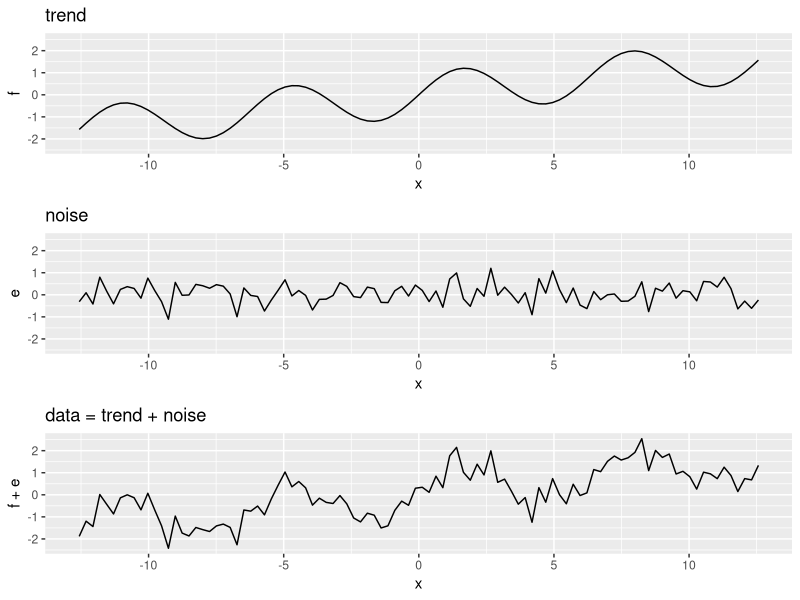

Write the R code that produced this figure. (Note: this script raises an error after producing the figure.)
## ---- chunk 1
img_path <- "img"
## ---- chunk 2
library(tidyverse)
set.seed(1)
n <- 100
x <- seq(-pi*4, pi*4, len = n)
tmp <- data.frame(x = x , f = sin(x) + x/8, e = rnorm(n, 0, 0.5)) 
p1 <- qplot(x, f, main = "trend", ylim = range(tmp$f + tmp$e), data = tmp, geom = "line")
p2 <- qplot(x, e, main = "noise", ylim = range(tmp$f + tmp$e), data = tmp, geom = "line")
p3 <- qplot(x, f + e, main = "data = trend + noise", ylim = range(tmp$f + tmp$e), data = tmp, geom = "line")
gridExtra::grid.arrange(p1, p2, p3)
## ---- chunk 3
library(dslabs)
if (!exists("mnist")) mnist <- read_mnist()
is <- mnist_27$index_train[c(which.min(mnist_27$train$x_1), which.max(mnist_27$train$x_1))]
titles <- c("smallest","largest")
tmp <- lapply(1:2, function(i){
    expand.grid(Row = 1:28, Column = 1:28) |>  
      mutate(label = titles[i],  
             value = mnist$train$images[is[i],])
})
tmp <- Reduce(rbind, tmp)
p1 <- tmp |> ggplot(aes(Row, Column, fill = value)) + 
  geom_raster(show.legend = FALSE) + 
  scale_y_reverse() +
  scale_fill_gradient(low = "white", high = "black") +
  facet_grid(.~label) + 
  geom_vline(xintercept = 14.5) +
  geom_hline(yintercept = 14.5) +
  ggtitle("Largest and smallest x_1")

    
is <- mnist_27$index_train[c(which.min(mnist_27$train$x_2), which.max(mnist_27$train$x_2))]
titles <- c("smallest","largest")
tmp <- lapply(1:2, function(i){
    expand.grid(Row = 1:28, Column = 1:28) |>  
      mutate(label = titles[i],  
             value = mnist$train$images[is[i],])
})
tmp <- Reduce(rbind, tmp)
p2 <- tmp |> ggplot(aes(Row, Column, fill = value)) + 
    geom_raster(show.legend = FALSE) + 
    scale_y_reverse() +
    scale_fill_gradient(low = "white", high = "black") +
    facet_grid(.~label) + 
    geom_vline(xintercept = 14.5) +
    geom_hline(yintercept = 14.5) +
  ggtitle("Largest and smallest x_2")
gridExtra::grid.arrange(p1, p2, ncol = 2)
## ---- chunk 4
library(caret)
library(dslabs)
mnist_27$train |> ggplot(aes(x_1, x_2, color = y)) + geom_point()
## ---- chunk 5
mnist_27$true_p |> 
  ggplot(aes(x_1, x_2, z = p)) +
  geom_raster(aes(fill = p)) +
  scale_fill_gradientn(colors = c("#F8766D", "white", "#00BFC4")) +
  stat_contour(breaks = c(0.5), color = "black")
## ---- chunk 6
fit <- glm(y ~ x_1 + x_2, data = mnist_27$train, family = binomial)
p_hat <- predict(fit, newdata = mnist_27$test, type = "response")
y_hat <- factor(ifelse(p_hat > 0.5, 7, 2))
## ---- chunk 7
p_hat <- predict(fit, newdata = mnist_27$true_p, type = "response")
mnist_27$true_p |> mutate(p_hat = p_hat) |>
  ggplot(aes(x_1, x_2,  z = p_hat)) +
  geom_raster(aes(fill = p_hat)) +
  scale_fill_gradientn(colors = c("#F8766D","white","#00BFC4")) +
  stat_contour(breaks = c(0.5), color = "black") 
## ---- chunk 8
polls_2008 |> ggplot(aes(day, margin)) + geom_point()
## ---- chunk 9
resid <- ifelse(lm(margin~day, data = polls_2008)$resid > 0, "+", "-")
polls_2008 |> 
  mutate(resid = resid) |> 
  ggplot(aes(day, margin)) + 
  geom_smooth(method = "lm", formula = y ~ x, se = FALSE, color = "black") +
  geom_point(aes(color = resid), show.legend = FALSE)
## ---- chunk 10
span <- 3.5
tmp <- polls_2008 |>
  crossing(center = polls_2008$day) |>
  mutate(dist = abs(day - center)) |>
  filter(dist <= span) 

tmp |> filter(center %in% c(-125, -55)) |>
  ggplot(aes(day, margin)) +   
  geom_point(data = polls_2008, size = 3, alpha = 0.5, color = "grey") +
  geom_point(size = 2) +    
  geom_smooth(aes(group = center), 
              method = "lm", formula = y ~ 1, se = FALSE) +
  facet_wrap(~center)
## ---- chunk 11
library(gganimate)
span <- 7
fit <- with(polls_2008, ksmooth(day, margin, kernel = "box", x.points = day, bandwidth = span))
bin_fit <- data.frame(x = fit$x, .fitted = fit$y)
  
if (!file.exists(file.path(img_path, "binsmoother-animation.gif"))) {
  p <- tmp |> 
    ggplot() +
    geom_smooth(aes(day, margin, group = center, frame = center), method = "lm", formula = y ~ 1, se = FALSE) +
    geom_point(aes(day, margin), data = polls_2008, size = 3, alpha = .5, color = "grey") +
    geom_point(aes(day, margin, frame = center)) +
    geom_line(aes(x = x, y = .fitted, frame = x, cumulative = TRUE), data = bin_fit, color = "red") + 
    ggtitle("x0 = ")

  gganimate(p, filename = file.path(img_path,"binsmoother-animation.gif"), interval = .1)
}
if (knitr::is_html_output()) {
  knitr::include_graphics(file.path(img_path,"binsmoother-animation.gif"))
} else{
  centers <- quantile(tmp$center, seq(1,6)/6)
  tmp_bin_fit <- crossing(center = centers, bin_fit) |>
    group_by(center) |>
    filter(x <= center) |>
    ungroup()
        
  tmp |> filter(center %in% centers) |>
    ggplot() +
    geom_smooth(aes(day, margin), method = "lm", formula = y ~ 1, se = FALSE) +
    geom_point(aes(day, margin), data = polls_2008, size = 3, alpha = .5, color = "grey") +
    geom_point(aes(day, margin)) +
    geom_line(aes(x = x, y = .fitted), data = tmp_bin_fit, color = "red") + 
    ggtitle("x0 = ") +
    facet_wrap(~center, nrow = 2)
}
## ---- chunk 12
fit <- with(polls_2008, ksmooth(day, margin, kernel = "box", bandwidth = 7))
## ---- chunk 13
#| echo: false
polls_2008 |> mutate(fit = fit$y) |>
  ggplot(aes(x = day)) +
  geom_point(aes(y = margin), size = 3, alpha = .5, color = "grey") + 
  geom_line(aes(y = fit), color = "red")
## ---- chunk 14
x_0 <- -125

x <- seq(floor(min(polls_2008$day)), ceiling(max(polls_2008$day)), by =.01)
tmp <- rbind(data.frame(x, w_0 = ksmooth(x, 1*(x == x_0), kernel = "box", bandwidth = span)$y, kernel = "box"),
      data.frame(x, w_0 = ksmooth(x, 1*(x == x_0), kernel = "normal", bandwidth = span)$y, kernel = "normal"))

tmp |> ggplot(aes(x, w_0)) + geom_line() + 
  facet_wrap(~kernel, nrow = 2) +
  labs(x = "x_i", y = "w_0(x_i)") +
  theme(axis.text.y = element_blank(), axis.ticks.y = element_blank())
## ---- chunk 15
#| echo: false
fit <- with(polls_2008, ksmooth(day, margin, kernel = "normal", bandwidth = 7))
polls_2008 |> mutate(smooth = fit$y) |>
  ggplot(aes(day, margin)) +
  geom_point(size = 3, alpha = .5, color = "grey") + 
  geom_line(aes(day, smooth), color = "red")
## ---- chunk 16
span <- 21/diff(range(polls_2008$day))

tmp <- polls_2008 |>
  crossing(center = polls_2008$day) |>
  mutate(dist = abs(day - center)) |>
  filter(rank(dist) / n() <= span) |>
  mutate(weight = (1 - (dist / max(dist)) ^ 3) ^ 3)

tmp |> 
  filter(center %in% c(-125, -55)) |>
  ggplot(aes(day, margin)) +   
  scale_size(range = c(0, 3)) +
  geom_smooth(aes(group = center, weight = weight), 
              method = "lm", formula = y ~ x, se = FALSE) +
  geom_point(data = polls_2008, size = 3, alpha = .5, color = "grey") +
  geom_point(aes(size = weight)) +
  facet_wrap(~center)
## ---- chunk 17
library(broom)
fit <- loess(margin ~ day, degree = 1, span = span, data = polls_2008)
loess_fit <- augment(fit)

if (!file.exists(file.path(img_path, "loess-animation.gif"))) {
  p <- ggplot(tmp, aes(day, margin)) +
    scale_size(range = c(0, 3)) +
    geom_smooth(aes(group = center, frame = center, weight = weight), method = "lm", formula = y ~ x, se = FALSE) +
    geom_point(data = polls_2008, size = 3, alpha = .5, color = "grey") +
    geom_point(aes(size = weight, frame = center)) +
    geom_line(aes(x = day, y = .fitted, frame = day, cumulative = TRUE), 
              data = loess_fit, color = "red")

  gganimate(p, filename = file.path(img_path, "loess-animation.gif"), interval = .1)
}
if (knitr::is_html_output()) {
  knitr::include_graphics(file.path(img_path,"loess-animation.gif"))
} else{
  centers <- quantile(tmp$center, seq(1,6)/6)
  tmp_loess_fit <- crossing(center = centers, loess_fit) |>
    group_by(center) |>
    filter(day <= center) |>
    ungroup()
        
  tmp |> filter(center %in% centers) |>
    ggplot() +
    geom_smooth(aes(day, margin), method = "lm", formula = y ~ x, se = FALSE) +
    geom_point(aes(day, margin, size = weight), data = polls_2008, size = 3, alpha = .5, color = "grey") +
    geom_point(aes(day, margin)) +
    geom_line(aes(x = day, y = .fitted), data = tmp_loess_fit, color = "red") +
    facet_wrap(~center, nrow = 2)
}
## ---- chunk 18
total_days <- diff(range(polls_2008$day))
span <- 21/total_days
fit <- loess(margin ~ day, degree = 1, span = span, data = polls_2008)
## ---- chunk 19
#| echo: false
polls_2008 |> mutate(smooth = fit$fitted) |>
  ggplot(aes(day, margin)) +
  geom_point(size = 3, alpha = .5, color = "grey") +
  geom_line(aes(day, smooth), color = "red")
## ---- chunk 20
spans <- c(.66, 0.25, 0.15, 0.10)

fits <- tibble(span = spans) |> 
  group_by(span) |> 
  do(broom::augment(loess(margin ~ day, degree = 1, span = .$span, data = polls_2008)))

tmp <- fits |>
  crossing(center = polls_2008$day) |>
  mutate(dist = abs(day - center)) |>
  filter(rank(dist) / n() <= span) |>
  mutate(weight = (1 - (dist / max(dist)) ^ 3) ^ 3)

if (!file.exists(file.path(img_path, "loess-multi-span-animation.gif"))) {
  p <- ggplot(tmp, aes(day, margin)) +
    scale_size(range = c(0, 2)) +
    geom_smooth(aes(group = center, frame = center, weight = weight), method = "lm", formula = y ~ x, se = FALSE) +
    geom_point(data = polls_2008, size = 2, alpha = .5, color = "grey") +
    geom_line(aes(x = day, y = .fitted, frame = day, cumulative = TRUE), 
              data = fits, color = "red") +
    geom_point(aes(size = weight, frame = center)) +
    facet_wrap(~span)
  
  gganimate(p, filename = file.path(img_path, "loess-multi-span-animation.gif"), interval = .1)
}
if (knitr::is_html_output()) {
  knitr::include_graphics(file.path(img_path,"loess-multi-span-animation.gif"))
} else{
  centers <- quantile(tmp$center, seq(1,3)/3)
  tmp_fits <- crossing(center = centers, fits) |>
    group_by(center) |>
    filter(day <= center) |>
    ungroup()
        
  tmp |> filter(center %in% centers) |>
    ggplot() +
    geom_smooth(aes(day, margin), method = "lm", formula = y ~ x, se = FALSE) +
    geom_point(aes(day, margin, size = weight), data = polls_2008, size = 3, alpha = .5, color = "grey") +
    geom_point(aes(day, margin)) +
    geom_line(aes(x = day, y = .fitted), data = tmp_fits, color = "red") +
    facet_grid(span ~ center)
}
## ---- chunk 21
tmp |> ggplot(aes(day, margin)) +
  geom_point(size = 2, alpha = .5, color = "grey") +
  geom_line(aes(day, .fitted), data = fits, color = "red") +
  facet_wrap(~span)
## ---- chunk 22
x_0 <- -125
span <- 21

x <- seq(floor(min(polls_2008$day)), ceiling(max(polls_2008$day)), by =.01)
tmp <- rbind(data.frame(x, w_0 = ksmooth(x, 1*(x == x_0), kernel = "normal", bandwidth = span)$y, kernel = "normal"),
      data.frame(x, w_0 = (1 - (abs(x - x_0)/21)^3)^3*(abs(x - x_0) <= 21), kernel = "tri-weight")) |>
  group_by(kernel) |> mutate(w_0 = w_0/sum(w_0)) |> ungroup()


tmp |> ggplot(aes(x, w_0)) + geom_line() + 
  facet_wrap(~kernel, nrow = 2) +
  labs(x = "x_i", y = "w_0(x_i)") +
  theme(axis.text.y = element_blank(), axis.ticks.y = element_blank())
## ---- chunk 23
#| echo: false
total_days <- diff(range(polls_2008$day))
span <- 28/total_days
fit_1 <- loess(margin ~ day, degree = 1, span = span, data = polls_2008)
fit_2 <- loess(margin ~ day, span = span, data = polls_2008)

polls_2008 |> mutate(smooth_1 = fit_1$fitted, smooth_2 = fit_2$fitted) |>
  ggplot(aes(day, margin)) +
  geom_point(size = 3, alpha = .5, color = "grey") +
  geom_line(aes(day, smooth_1), color = "red", lty = 2) +
  geom_line(aes(day, smooth_2), color = "orange", lty = 1) 
## ---- chunk 24
polls_2008 |> ggplot(aes(day, margin)) + geom_point() + 
  geom_smooth(method = loess, formula = y ~ x)
## ---- chunk 25
polls_2008 |> ggplot(aes(day, margin)) + geom_point() + 
  geom_smooth(method = loess, formula = y ~ x, 
    method.args = list(span = 0.15, degree = 1))
